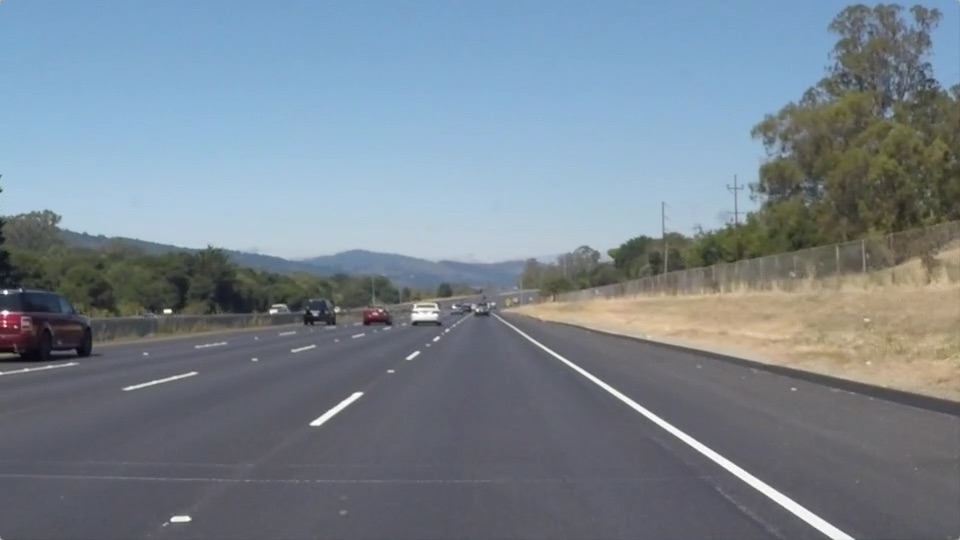
#> input picture test_images/solidWhiteRight.jpg, 960 x 540 px
$ jupyter execute --allow-errors P1.ipynb   (shell and % lines are left out)   (Python 2 division)   (older library calls are emulated)
#> lines starting #> are read from the running program, lines starting #| are printed output that depends on the picture; after the words box and inside, x2 and y2 are one past the last pixel; in counts of white or black regions, pixels touching at a corner belong together
# Self-Driving Car Engineer Nanodegree

## Project: **Finding Lane Lines on the Road**
***
In this project, you will use the tools you learned about in the lesson to identify lane lines on the road.  You can develop your pipeline on a series of individual images, and later apply the result to a video stream (really just a series of images). Check out the video clip "raw-lines-example.mp4" (also contained in this repository) to see what the output should look like after using the helper functions below.

Once you have a result that looks roughly like "raw-lines-example.mp4", you'll need to get creative and try to average and/or extrapolate the line segments you've detected to map out the full extent of the lane lines.  You can see an example of the result you're going for in the video "P1_example.mp4".  Ultimately, you would like to draw just one line for the left side of the lane, and one for the right.

In addition to implementing code, there is a brief writeup to complete. The writeup should be completed in a separate file, which can be either a markdown file or a pdf document. There is a [write up template](https://github.com/udacity/CarND-LaneLines-P1/blob/master/writeup_template.md) that can be used to guide the writing process. Completing both the code in the Ipython notebook and the writeup template will cover all of the [rubric points](https://review.udacity.com/#!/rubrics/322/view) for this project.

---
Let's have a look at our first image called 'test_images/solidWhiteRight.jpg'.  Run the 2 cells below (hit Shift-Enter or the "play" button above) to display the image.

**Note: If, at any point, you encounter frozen display windows or other confounding issues, you can always start again with a clean slate by going to the "Kernel" menu above and selecting "Restart & Clear Output".**

---

**The tools you have are color selection, region of interest selection, grayscaling, Gaussian smoothing, Canny Edge Detection and Hough Tranform line detection.  You  are also free to explore and try other techniques that were not presented in the lesson.  Your goal is piece together a pipeline to detect the line segments in the image, then average/extrapolate them and draw them onto the image for display (as below).  Once you have a working pipeline, try it out on the video stream below.**

---

<figure>

 <figcaption>
 <p></p>
 <p style="text-align: center;"> Your output should look something like this (above) after detecting line segments using the helper functions below </p>
 </figcaption>
</figure>
 <p></p>
<figure>

 <figcaption>
 <p></p>
 <p style="text-align: center;"> Your goal is to connect/average/extrapolate line segments to get output like this</p>
 </figcaption>
</figure>

**Run the cell below to import some packages.  If you get an `import error` for a package you've already installed, try changing your kernel (select the Kernel menu above --> Change Kernel).  Still have problems?  Try relaunching Jupyter Notebook from the terminal prompt.  Also, see [this forum post](https://carnd-forums.udacity.com/cq/viewquestion.action?spaceKey=CAR&id=29496372&questionTitle=finding-lanes---import-cv2-fails-even-though-python-in-the-terminal-window-has-no-problem-with-import-cv2) for more troubleshooting tips.**

## Import Packages

[cell 1]
#importing some useful packages
import matplotlib.pyplot as plt
import matplotlib.image as mpimg
import numpy as np
import cv2

## Read in an Image

[cell 2]
#reading in an image
image = mpimg.imread('test_images/solidWhiteRight.jpg')
#> image is the input picture: shape (540, 960, 3); mean R, G, B 120.3, 132.6, 143.7

#printing out some stats and plotting
print('This image is:', type(image), 'with dimensions:', image.shape)
#| This image is: <class 'numpy.ndarray'> with dimensions: (540, 960, 3)
plt.imshow(image)  # if you wanted to show a single color channel image called 'gray', for example, call as plt.imshow(gray, cmap='gray')

## Ideas for Lane Detection Pipeline

**Some OpenCV functions (beyond those introduced in the lesson) that might be useful for this project are:**

`cv2.inRange()` for color selection
`cv2.fillPoly()` for regions selection
`cv2.line()` to draw lines on an image given endpoints
`cv2.addWeighted()` to coadd / overlay two images
`cv2.cvtColor()` to grayscale or change color
`cv2.imwrite()` to output images to file
`cv2.bitwise_and()` to apply a mask to an image

**Check out the OpenCV documentation to learn about these and discover even more awesome functionality!**

## Helper Functions

Below are some helper functions to help get you started. They should look familiar from the lesson!

[cell 3]
def grayscale(img):
    gray = cv2.cvtColor(img, cv2.COLOR_RGB2GRAY)
    return cv2.equalizeHist(gray)

# [6 lines left out: function color_threshold, not called in this run]

def canny(img, low_threshold, high_threshold):
    """Applies the Canny transform"""
    return cv2.Canny(img, low_threshold, high_threshold)

def gaussian_blur(img, kernel_size):
    """Applies a Gaussian Noise kernel"""
    return cv2.GaussianBlur(img, (kernel_size, kernel_size), 0)

def parametric_vertices(img, max_height=0.52, upper_edges=(0.48,0.52), lower_edges=(0.05, 0.95)):
    max_height=0.52
    upper_edges=(0.48,0.52)
    lower_edges=(0.05,0.95)

    xy=img.shape
    vertices = np.array([[
        (int(upper_edges[0]*xy[1]),int(max_height * xy[0])),
        (int(upper_edges[1]*xy[1]),int(max_height * xy[0])),
        (int(lower_edges[1]*xy[1]),xy[0]),
        (int(lower_edges[0]*xy[1]),xy[0])
    ]])
    return vertices

def region_of_interest(img, vertices):

    #defining a blank mask to start with
    mask = np.zeros_like(img)

    #defining a 3 channel or 1 channel color to fill the mask with depending on the input image
    if len(img.shape) > 2:
        channel_count = img.shape[2]  # i.e. 3 or 4 depending on your image
        ignore_mask_color = (255,) * channel_count
    else:
        ignore_mask_color = 255

    #filling pixels inside the polygon defined by "vertices" with the fill color
    cv2.fillPoly(mask, vertices, ignore_mask_color)

    #returning the image only where mask pixels are nonzero
    masked_image = cv2.bitwise_and(img, mask)
    return masked_image


def draw_lines(img, lines, color=[255, 0, 0], thickness=2):
    for line in lines:
        for x1,y1,x2,y2 in line:
            cv2.line(img, (x1, y1), (x2, y2), color, thickness)

def hough_lines(img, rho, theta, threshold, min_line_len, max_line_gap):
    lines = cv2.HoughLinesP(img, rho, theta, threshold, np.array([]), minLineLength=min_line_len, maxLineGap=max_line_gap)
    line_img = np.zeros((img.shape[0], img.shape[1], 3), dtype=np.uint8)
    draw_lines(line_img, lines)
    return line_img, lines

# Python 3 has support for cool math symbols.

def weighted_img(img, initial_img, alpha=0.8, beta=1., lamb_da=0.):
    return cv2.addWeighted(initial_img, alpha, img, beta, lamb_da)

def get_slope(lines):
    lines = lines.astype(np.float)
    dx = (lines[:,0,0] - lines[:,0,2]) + 1e-16
    dy = (lines[:,0,1] - lines[:,0,3]) + 1e-16
    slope = dy/dx
    # truncate to zero very small segments
    return slope

def line_candidates_by_slope_threshold(lines, thresholds=(0.4,-0.4)):
    slope = get_slope(lines)
    left_mark = np.where(slope < thresholds[1])[0]
    right_mark = np.where(slope > thresholds[0])[0]
#     lines = lines.astype(np.int)
    return left_mark, right_mark

def get_close_values(slope, numstds=1):
    stdev = np.std(slope)
    median = np.median(slope)
    return  np.where(abs(slope-median) < abs(numstds*stdev))

def best_fit_line(line, degree=1):
    X = line[:,0,0].tolist()
    X.extend(line[:,0,2].tolist())
    Y = line[:,0,1].tolist()
    Y.extend(line[:,0,3].tolist())
    Y = np.array(Y)
    X = np.array(X)
    return np.polyfit(X,Y,degree)

# [5 lines left out: function get_poly, not called in this run]

# Find Line Crossections
def find_xsection(line_1, line_2):
    """
    Lines intersect at y1=y2, hence
    m1 x + C1 = m2 x + C2 =>
    x = (C2-C1) / (m1-m2)
    """
    num = (line_2[1] - line_1[1])
    denom = (line_1[0] - line_2[0])

    x = num/denom if denom != 0 else 0
    y = line_1[0] * x + line_1[1]
    return int(x),int(y)

# [7 lines left out: function draw_str, not called in this run]
def catch_user_interrupt(wait_time=1):
    ch = 0xFF & cv2.waitKey(wait_time)
    return True if ch == 27 else False

## Test Images

Build your pipeline to work on the images in the directory "test_images"
**You should make sure your pipeline works well on these images before you try the videos.**

[cell 4]
import os
os.listdir("test_images/")

## Build a Lane Finding Pipeline

Build the pipeline and run your solution on all test_images. Make copies into the `test_images_output` directory, and you can use the images in your writeup report.

Try tuning the various parameters, especially the low and high Canny thresholds as well as the Hough lines parameters.

[cell 5]
img = mpimg.imread('test_images/solidWhiteRight.jpg')
imgs=[]
for img_name in os.listdir('test_images/'):
    img = mpimg.imread(os.path.join('test_images',img_name))
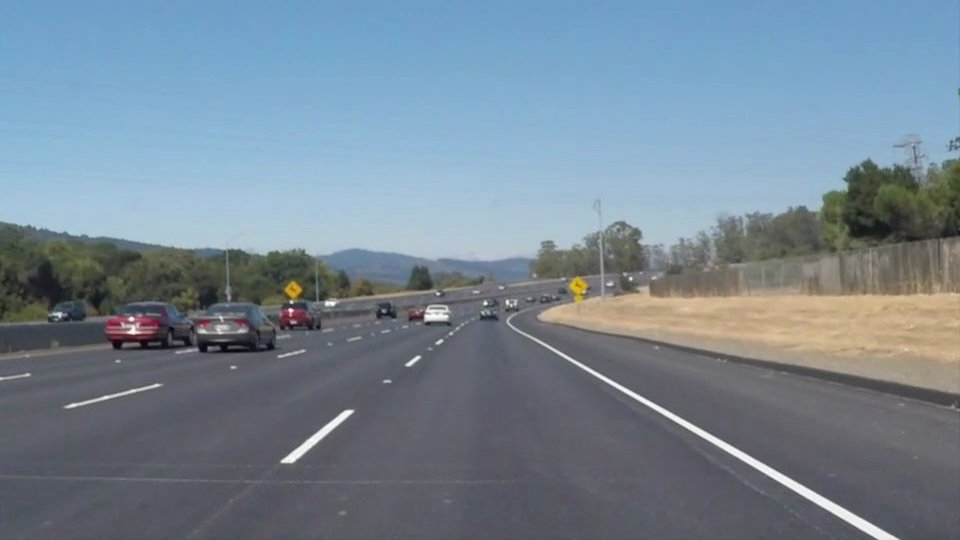
#> input picture test_images/solidWhiteCurve.jpg, 960 x 540 px
#> img is the input picture: shape (540, 960, 3); mean R, G, B 118.5, 134.5, 148.1
    gray = grayscale(img)
#> in grayscale, `gray = cv2.cvtColor(img, cv2.COLOR_RGB2GRAY)`:
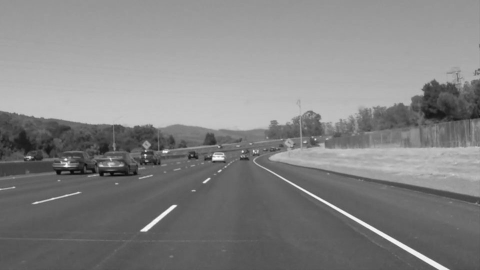
#> gray: shape (540, 960) (shown at 1/2 size); min 5, max 255, mean 131.2
#> in grayscale, `return cv2.equalizeHist(gray)`:
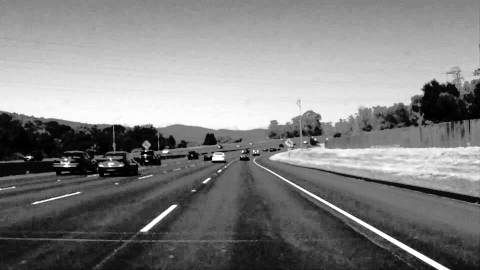
#> returned value: shape (540, 960) (shown at 1/2 size); min 0, max 255, mean 129
    blurred = gaussian_blur(gray, 3)
    ret,thresh = cv2.threshold(blurred,150,255,cv2.THRESH_TOZERO)
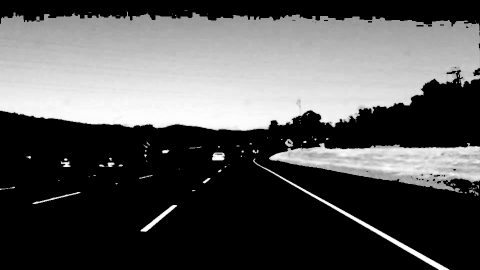
#> thresh: shape (540, 960) (shown at 1/2 size); min 0, max 255, mean 84.6
    vertices = parametric_vertices(thresh, max_height=0.52, upper_edges=(0.48,0.52), lower_edges=(0.05, 0.95))
#> vertices = [[460, 280], [499, 280], [912, 540], [48, 540]]
    roi = region_of_interest(thresh, vertices=vertices)
#> in region_of_interest, `cv2.fillPoly(mask, vertices, ignore_mask_color)`:
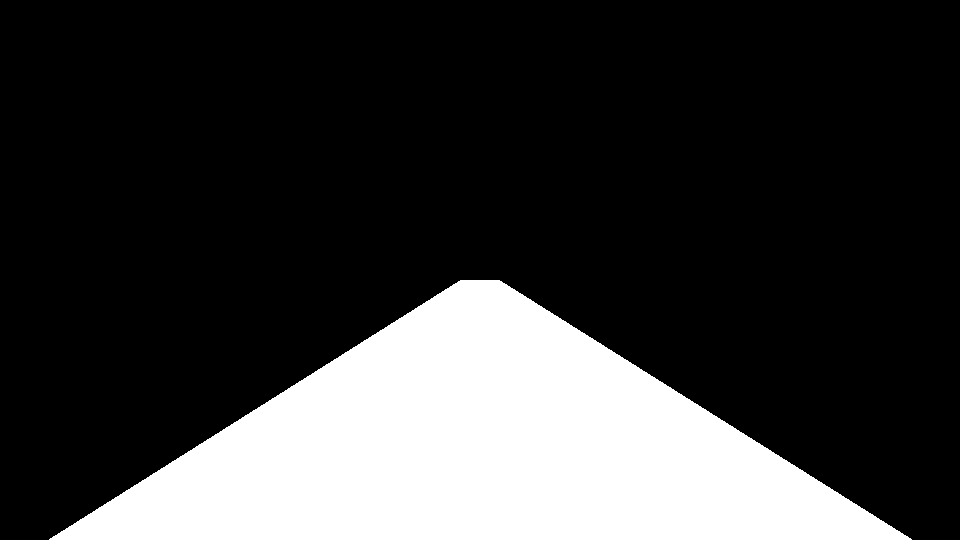
#> mask: shape (540, 960); 22.7% white; 1 white region, box (x1, y1, x2, y2) and area: (49, 280, 912, 540) 117543
    edges = cv2.Canny(roi, 50, 150)
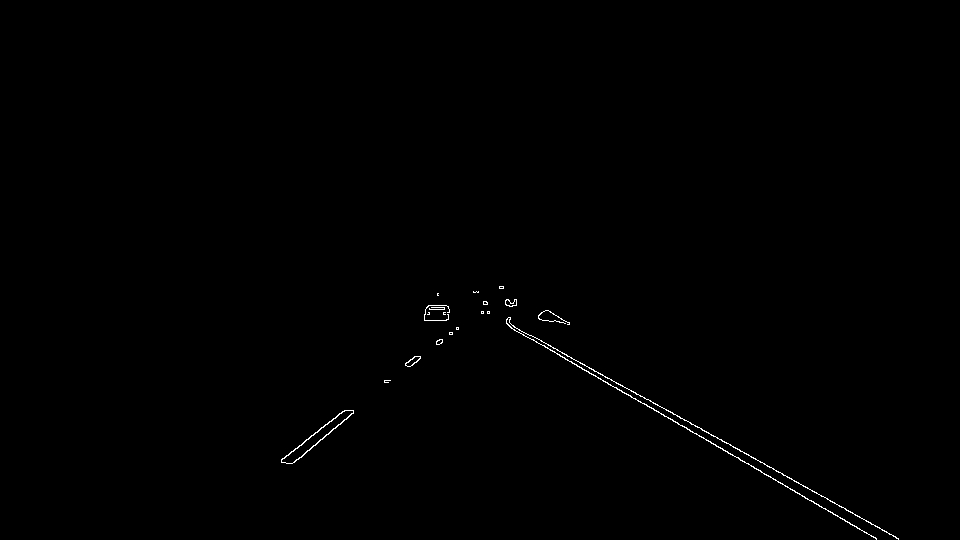
#> edges: shape (540, 960); 0.33% white in thin lines or dots, all inside (x1, y1, x2, y2) = (281, 286, 899, 540)
    rho, theta, threshold, min_line_len, max_line_gap = (1, np.pi/180, 60, 5, 1)
    _, lines = hough_lines(roi, rho, theta, threshold, min_line_len, max_line_gap)
#> in hough_lines, `lines = cv2.HoughLinesP(img, rho, theta, threshold, np.array([]), minL..`: lines = 24 rows, first 6: [507, 323, 897, 539], [509, 325, 880, 539], [527, 335, 895, 539], [577, 364, 893, 539], [636, 398, 891, 539], [530, 335, 898, 539]
#> the loop in draw_lines, `for line in lines:` made 24 passes

    left_lines_indx, right_lines_indx = line_candidates_by_slope_threshold(lines, thresholds=(0.44,-0.44))
#> in get_slope, `dx = (lines[:,0,0] - lines[:,0,2]) + 1e-16`: dx = 24 values, max -12 at index 9, min -390 at index 0, mean -136.5
#> in get_slope, `dy = (lines[:,0,1] - lines[:,0,3]) + 1e-16`: dy = 24 values, max 52 at index 14, min -216 at index 0, mean -50.75
#> in get_slope, `slope = dy/dx`: slope = 24 values, max 0.577 at index 1, min -1 at index 10, mean -0.2
#> in line_candidates_by_slope_threshold, `left_mark = np.where(slope < thresholds[1])[0]`: left_mark = [7, 9, 10, 11, 12, 14, 15, 16, 17, 20, 21, 22, 23]
#> in line_candidates_by_slope_threshold, `right_mark = np.where(slope > thresholds[0])[0]`: right_mark = [0, 1, 2, 3, 4, 5, 6, 8, 13, 18, 19]
#> left_lines_indx = [7, 9, 10, 11, 12, 14, 15, 16, 17, 20, 21, 22, 23]; right_lines_indx = [0, 1, 2, 3, 4, 5, 6, 8, 13, 18, 19]
    left_slope = get_slope(lines[left_lines_indx])
#> in get_slope (call 2), `lines = lines.astype(np.float)`: lines = 13 rows, first 6: [281, 461, 349, 410], [408, 366, 420, 357], [289, 463, 319, 433], [406, 365, 418, 356], [314, 439, 351, 410], [291, 463, 353, 411]
#> left_slope = [-0.75, -0.75, -1, -0.75, -0.784, -0.839, -1, -0.811, -0.767, -0.812, -0.815, -0.853, -1]
    right_slope = get_slope(lines[right_lines_indx])
#> right_slope = [0.554, 0.577, 0.554, 0.554, 0.553, 0.554, 0.554, 0.554, 0.555, 0.576, 0.552]

    # get all values close (1 std) to the median
    left_slope_indx = get_close_values(left_slope, numstds=1)
#> in get_close_values, `stdev = np.std(slope)`: stdev = 0.0928
#> in get_close_values, `median = np.median(slope)`: median = -0.812
#> left_slope_indx = ([0, 1, 3, 4, 5, 7, 8, 9, 10, 11],)
    right_slope_indx = get_close_values(right_slope, numstds=1)
#> right_slope_indx = ([0, 2, 3, 4, 5, 6, 7, 8, 10],)

    # extract actual lines
    left_line = lines[left_lines_indx[left_slope_indx]]
#> left_line = [[281, 461, 349, 410], [408, 366, 420, 357], [406, 365, 418, 356], [314, 439, 351, 410], [291, 463, 353, 411], [300, 453, 353, 410], [303, 443, 346, 410], [283, 462, 299, 449], [307, 446, 334, 424], [291, 462, 325, 433]]
    right_line = lines[right_lines_indx[right_slope_indx]]
#> right_line = [[507, 323, 897, 539], [527, 335, 895, 539], [577, 364, 893, 539], [636, 398, 891, 539], [530, 335, 898, 539], [695, 432, 888, 539], [646, 399, 897, 538], [740, 458, 886, 539], [797, 491, 884, 539]]

    #     # Check if we found anything
    #     if left_line and right_line:

    # sort them and find their best fit 1st degree polynomial
    left_line_poly = best_fit_line(left_line, degree=1)
#> in best_fit_line, `X = line[:,0,0].tolist()`: X = [281, 408, 406, 314, 291, 300, 303, 283, 307, 291]
#> in best_fit_line, `Y = line[:,0,1].tolist()`: Y = [461, 366, 365, 439, 463, 453, 443, 462, 446, 462]
#> in best_fit_line, `Y = np.array(Y)`: Y = 20 values, max 463 at index 4, min 356 at index 12, mean 421.5
#> in best_fit_line, `X = np.array(X)`: X = 20 values, max 420 at index 11, min 281 at index 0, mean 336.6
#> left_line_poly = [-0.791, 687.7]
    right_line_poly = best_fit_line(right_line, degree=1)
#> right_line_poly = [0.559, 40.93]

    line_cross_section = find_xsection(left_line_poly, right_line_poly)
#> in find_xsection, `num = (line_2[1] - line_1[1])`: num = -646.8
#> in find_xsection, `denom = (line_1[0] - line_2[0])`: denom = -1.35
#> in find_xsection, `x = num/denom if denom != 0 else 0`: x = 479.2
#> in find_xsection, `y = line_1[0] * x + line_1[1]`: y = 308.7
#> line_cross_section = (479, 308)

    left_lane_end_points = [[[0,
                              int(left_line_poly[1]),
                              line_cross_section[0],
#                               int( * left_line_poly[0] + left_line_poly[1])
                              int(np.polyval(left_line_poly, line_cross_section[0]))
                           ]]]
#> left_lane_end_points = [[[0, 687, 479, 308]]]

    right_lane_end_points = [[[line_cross_section[0],
                              line_cross_section[1],
                              img.shape[1],
#                               int(img.shape[1] * right_line_poly[0] + right_line_poly[1])
                               int(np.polyval(right_line_poly, img.shape[1]))
                           ]]]
#> right_lane_end_points = [[[479, 308, 960, 577]]]

    # Estimate poly lines
    line_img = draw_lines(img, left_lane_end_points, color=[255,0,0], thickness=2)
#> the loop in draw_lines (call 2), `for line in lines:` made 1 pass
    line_img = draw_lines(img, right_lane_end_points, color=[0,255,0], thickness=2)
    cv2.imwrite(os.path.join('test_images_output', img_name), img)
    imgs.append(img)

plt.rcParams['figure.figsize']=[14,12]

upper = np.hstack(imgs[:3:])
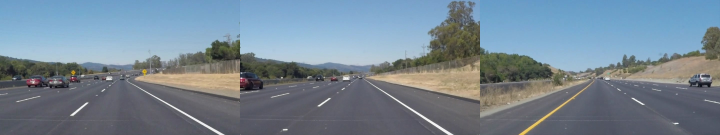
#> upper: shape (540, 2880, 3) (shown at 1/4 size); mean of channels 0, 1, 2 117.3, 133.5, 146.9; drawn as R, G, B
#> (the rest of this cell did not finish here and is left out)

[cell 6]
img = mpimg.imread('test_images/solidWhiteRight.jpg')
gray = grayscale(img)
blurred = gaussian_blur(gray, 3)
ret,thresh = cv2.threshold(blurred,150,255,cv2.THRESH_TOZERO)
vertices = parametric_vertices(thresh, max_height=0.52, upper_edges=(0.48,0.52), lower_edges=(0.05, 0.95))
roi = region_of_interest(thresh, vertices=vertices)
second = np.hstack([blurred, thresh.astype(blurred.dtype)])
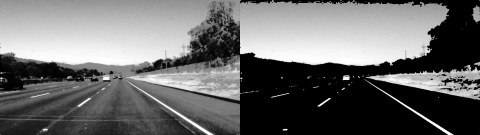
#> second: shape (540, 1920) (shown at 1/4 size); min 0, max 255, mean 107.1
plt.imshow(second)
cv2.imwrite('test_images_output/step_2.jpg', second)
#> Out = True

[cell 7]
edges = cv2.Canny(roi, 50, 150)
rho, theta, threshold, min_line_len, max_line_gap = (1, np.pi/180, 60, 5, 1)
lines_img, lines = hough_lines(roi, rho, theta, threshold, min_line_len, max_line_gap)
#> in hough_lines (call 4), `lines = cv2.HoughLinesP(img, rho, theta, threshold, np.array([]), minL..`: lines = 32 rows, first 6: [511, 327, 850, 539], [496, 316, 853, 539], [522, 335, 849, 539], [621, 400, 844, 539], [577, 371, 846, 539], [659, 417, 854, 539]
out=np.zeros_like(img)
out[:,:,0] = edges
out[:,:,1] = edges
out[:,:,2] = edges
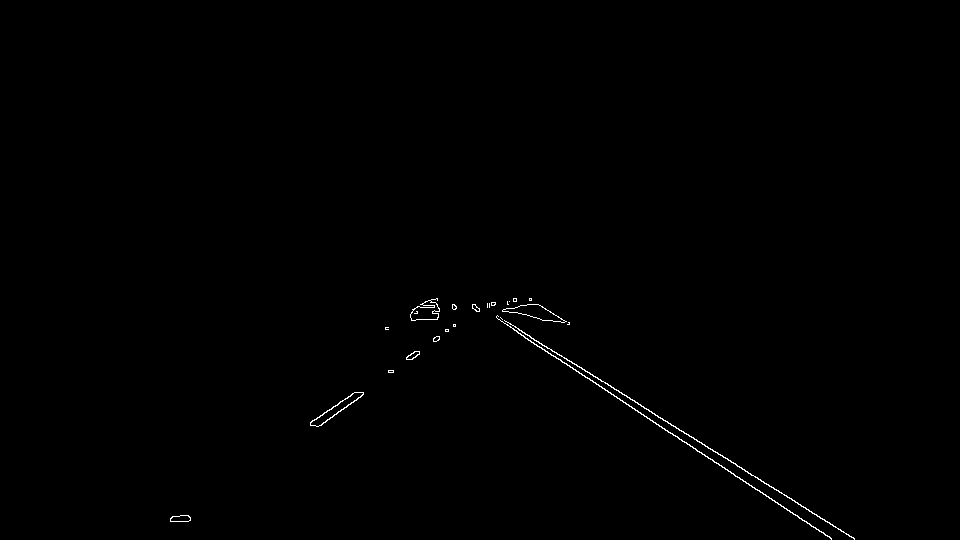
#> out: shape (540, 960, 3); 0.35% white in thin lines or dots, all inside (x1, y1, x2, y2) = (170, 298, 855, 540)

output = np.hstack([out, lines_img])
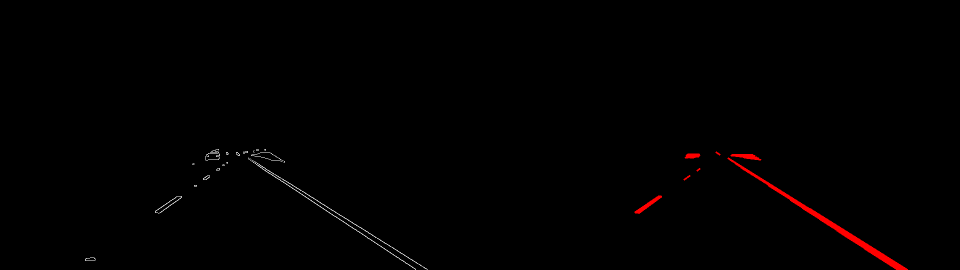
#> output: shape (540, 1920, 3) (shown at 1/2 size); mean of channels 0, 1, 2 1.7, 0.4, 0.4; drawn as R, G, B
cv2.imwrite('test_images_output/step_4.jpg', output)
plt.imshow(output)
